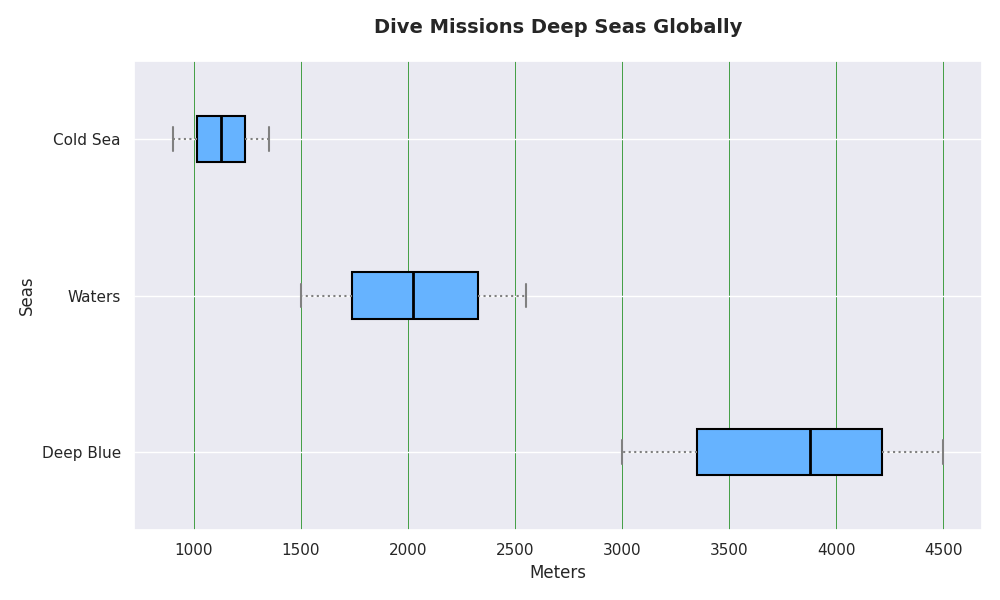

Generate this figure with Python:
import matplotlib.pyplot as plt

pacific_depths = [3000, 3150, 3300, 3500, 3750, 4000, 4100, 4250, 4400, 4500]
indian_depths = [1500, 1600, 1700, 1850, 1950, 2100, 2250, 2350, 2450, 2550]
arctic_depths = [900, 950, 1000, 1050, 1100, 1150, 1200, 1250, 1300, 1350]

data = [pacific_depths, indian_depths, arctic_depths]
oceans = ['Deep Blue', 'Waters', 'Cold Sea']

fig, ax = plt.subplots(figsize=(10, 6))

# Change vert parameter to False for horizontal boxplot
boxplot = ax.boxplot(data, vert=False, patch_artist=True, labels=oceans, notch=False)

single_color = '#66b3ff'
for patch in boxplot['boxes']:
    patch.set_facecolor(single_color)
    patch.set_edgecolor('black')
    patch.set_linewidth(1.5)

plt.setp(boxplot['whiskers'], color='grey', linewidth=1.5, linestyle=':')
plt.setp(boxplot['caps'], color='grey', linewidth=1.5)
plt.setp(boxplot['medians'], color='black', linewidth=2)

ax.set_title('Dive Missions Deep Seas Globally', fontsize=14, weight='bold', pad=20)
ax.set_xlabel('Meters', fontsize=12)  # Changed to xlabel for horizontal orientation
ax.set_ylabel('Seas', fontsize=12)    # Changed to ylabel for horizontal orientation

ax.xaxis.grid(True, color='green', linestyle='-', linewidth=0.5)  # Adjusted grid line for horizontal orientation

plt.tight_layout()
plt.show()
